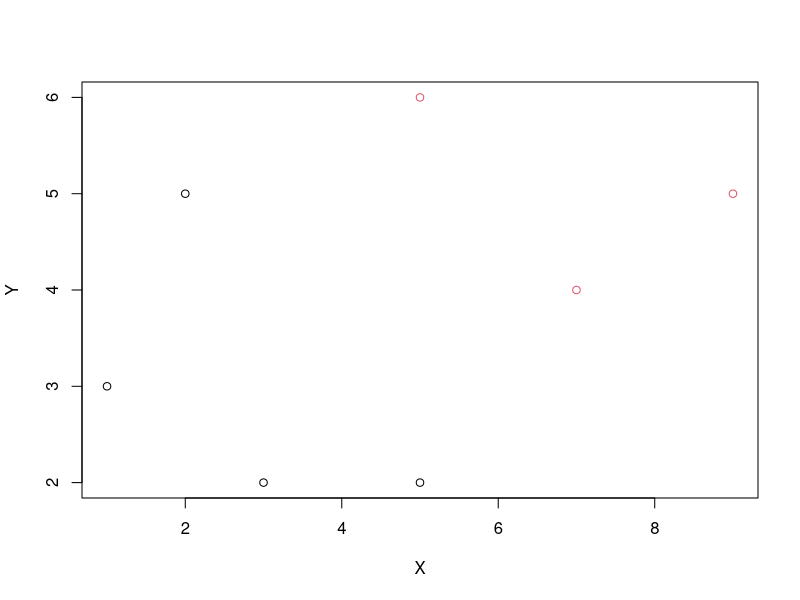

Source code (R):
library(data.table)

tabela <- data.table(X = numeric(), Y = numeric())
tabela <- rbind(tabela, data.table(X = 1, Y = 3))
tabela <- rbind(tabela, data.table(X = 2, Y = 5))
tabela <- rbind(tabela, data.table(X = 3, Y = 2))
tabela <- rbind(tabela, data.table(X = 5, Y = 2))
tabela <- rbind(tabela, data.table(X = 5, Y = 6))
tabela <- rbind(tabela, data.table(X = 7, Y = 4))
tabela <- rbind(tabela, data.table(X = 9, Y = 5))

tabela.kmeans <- kmeans(tabela, centers = 2, iter.max = 10, nstart = 2,
  algorithm = c("Hartigan-Wong", "Lloyd", "Forgy", "MacQueen"))

plot(tabela, col=tabela.kmeans$cluster)
